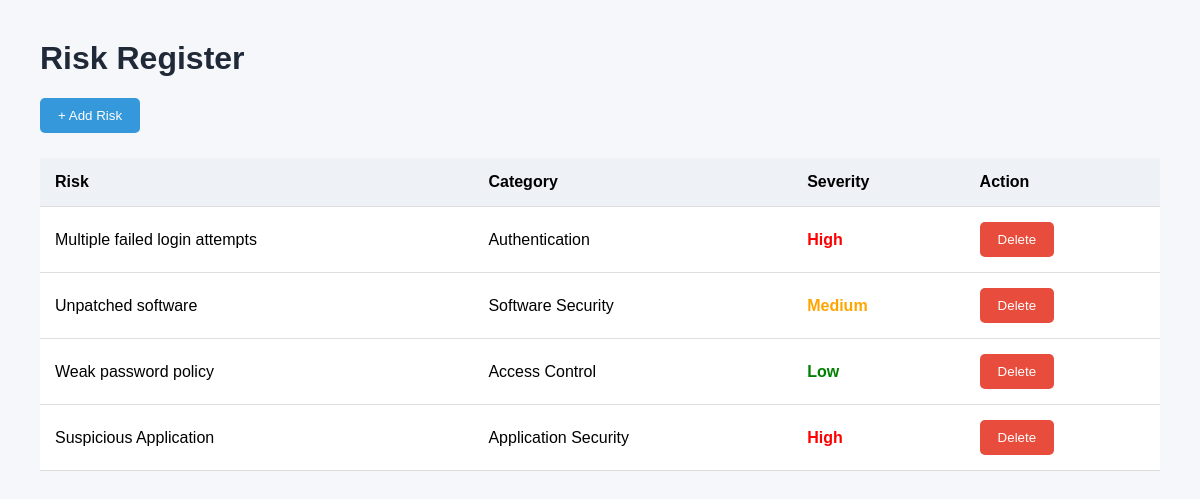
Screenshot of /risks with the database file from the repository.
### tables this page shows
CREATE TABLE risks (
            id INTEGER PRIMARY KEY AUTOINCREMENT,
            name TEXT NOT NULL,
            category TEXT NOT NULL,
            severity TEXT NOT NULL
        );

### app.py (the view)
@app.route("/risks")
def risks():
    conn = sqlite3.connect("trusttrack.db")
    cursor = conn.cursor()
    cursor.execute("SELECT id, name, category, severity FROM risks")
    rows = cursor.fetchall()
    conn.close()
    risks = []
    for row in rows:
        risks.append({
            "id": row[0],
            "name": row[1],
            "category": row[2],
            "severity": row[3]
        })
    return render_template("risks.html", risks=risks)

### templates/risks.html (shortened to what this page needs)
<!DOCTYPE html>
<html>
<head>
</head>
<body>
    <h1>Risk Register</h1>
    <button onclick="showForm()">+ Add Risk</button>
    <table>
        <thead>
            <tr>
                <th>Risk</th>
                <th>Category</th>
                <th>Severity</th>
                <th>Action</th>
            </tr>
        </thead>
        <tbody id="riskTable">
            {% for risk in risks %}
            <tr>
                <td>{{ risk.name }}</td>
                <td>{{ risk.category }}</td>
                <td class="{{ risk.severity|lower }}">
                    {{ risk.severity }}
                </td>
                <td>
                    <button
                        class="delete-btn"
                        onclick="deleteRisk({{ risk.id }})">
                        Delete
                    </button>
                </td>
            </tr>
            {% endfor %}
        </tbody>
    </table>
</body>
</html>

### templates/risks.html (style rules this page uses)
body { font-family: Arial, sans-serif; margin: 40px; background: #f5f7fa; }
h1 { color: #1f2937; }
button { background: #3498db; color: white; border: none; padding: 10px 18px; border-radius: 5px; cursor: pointer; }
table { width: 100%; margin-top: 25px; background: white; border-collapse: collapse; }
th, td { padding: 15px; border-bottom: 1px solid #ddd; text-align: left; }
th { background: #eef2f7; }
.high { color: red; font-weight: bold; }
.medium { color: orange; font-weight: bold; }
.low { color: green; font-weight: bold; }
.delete-btn { background: #e74c3c; }

### rows the page displays
risks: name "Multiple failed login attempts", category "Authentication", severity "High"
risks: name "Unpatched software", category "Software Security", severity "Medium"
risks: name "Weak password policy", category "Access Control", severity "Low"
risks: name "Suspicious Application", category "Application Security", severity "High"
